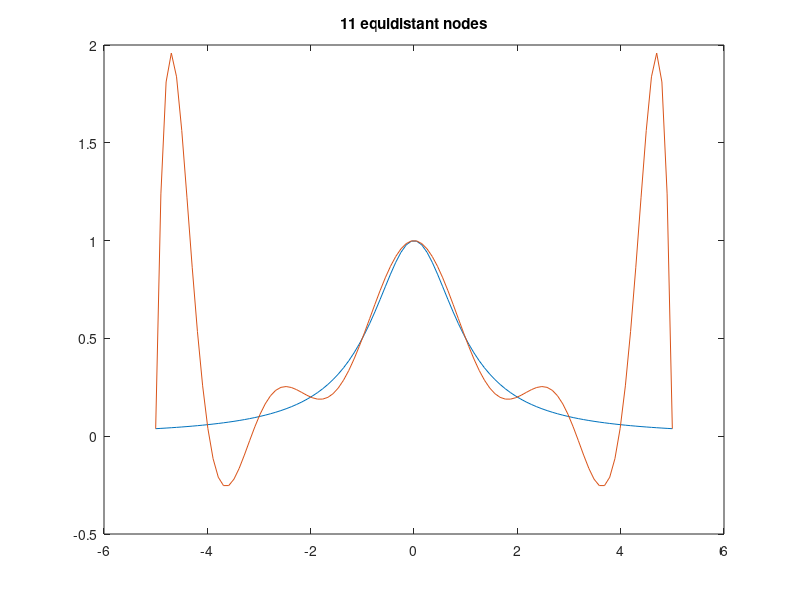

Here is the MATLAB script that generated this plot:
clear ;
clf ;
fprintf("Runge phenomena\n") ;

R=@(t) 1 ./ (1+t.^2);
xx = linspace(-5,5) ;
yy = R(xx) ;

for n=3:10
  t=linspace(-5,5,n+1);
  p=polyfit(t,R(t),n);
  plot(xx,yy,xx, polyval(p, xx)) ;
  title(sprintf("%d equidistant nodes",n+1)) ;
  pause() ;
end
